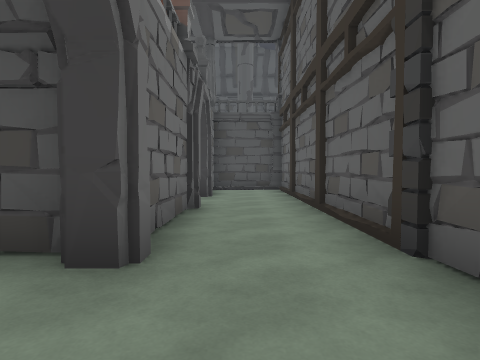
View 1 (above)

17 first-person views from a walk through a 3-D level made in the Unity game engine. The camera is 1.3 m above the floor, tilts 2° down and sees 80° across. Doors are open. The floor is counted in squares, 2 m on a side. Each view is taken from the middle of a square. On the plan, view 1 faces up. The plan holds only what a view shows up to about 9 squares ahead; the rest is blank. The place goes on beyond the plan.

View 2
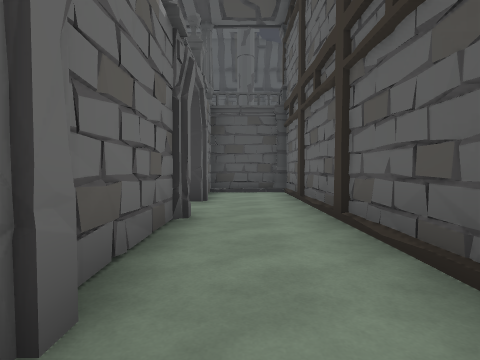

View 3
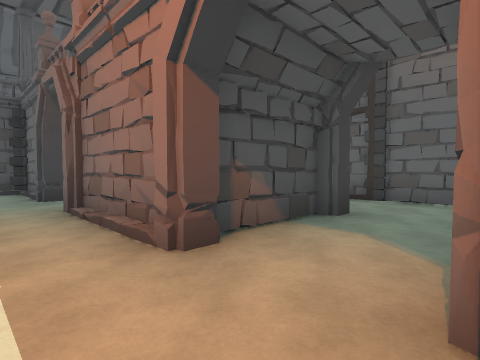

View 4
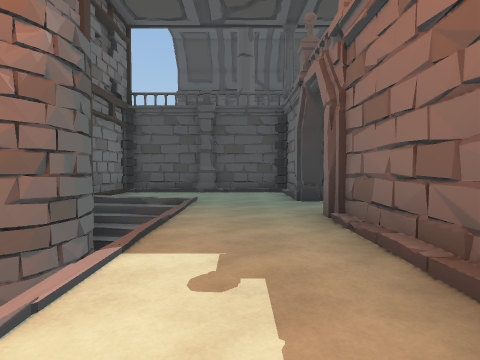

View 5
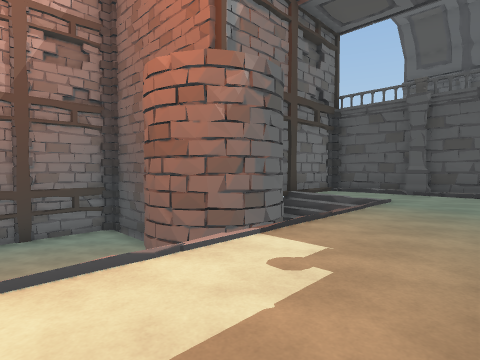

View 6
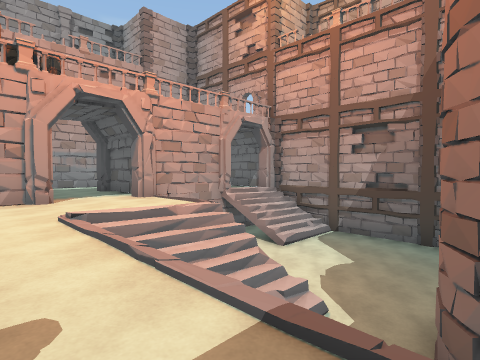

View 7
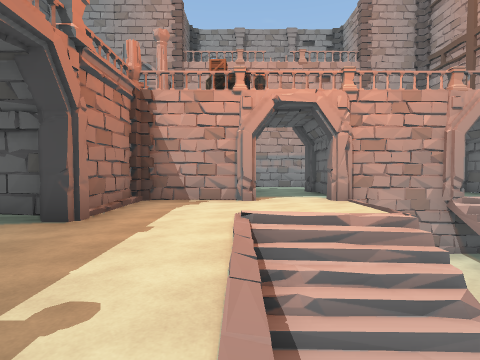

View 8
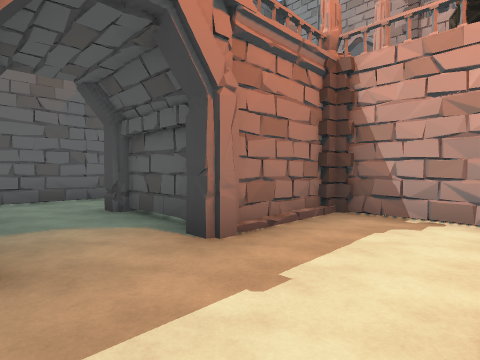

View 9
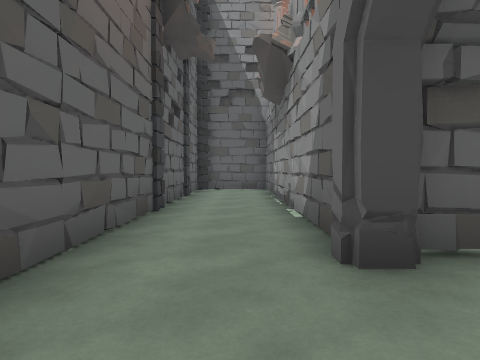

View 10
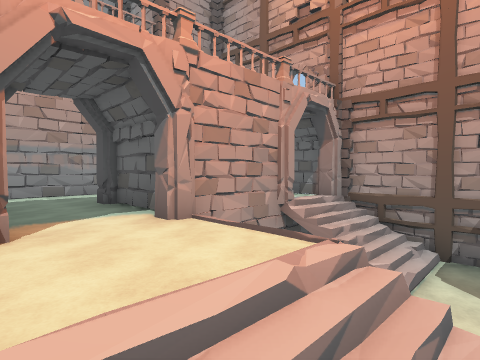

View 11
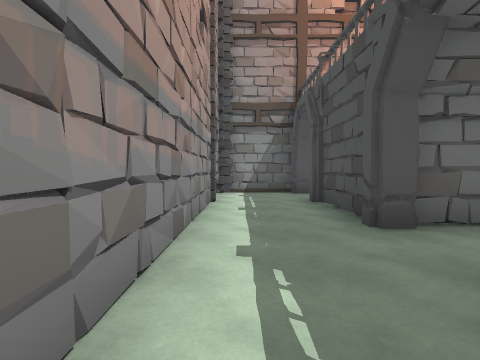

View 12
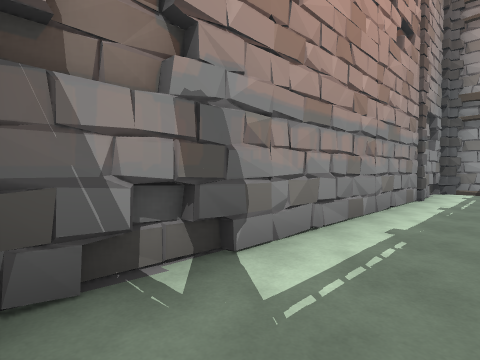

View 13
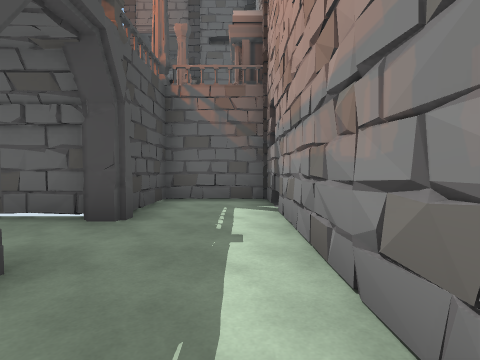

View 14
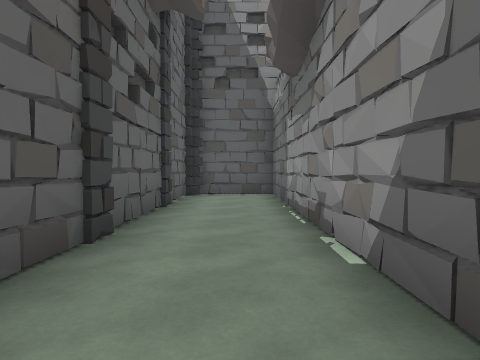

View 15
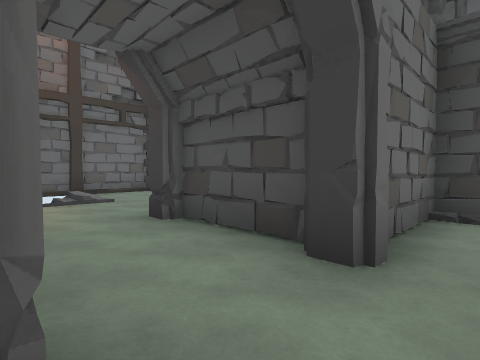

View 16
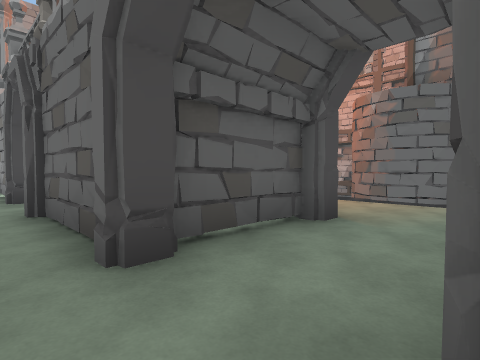

View 17
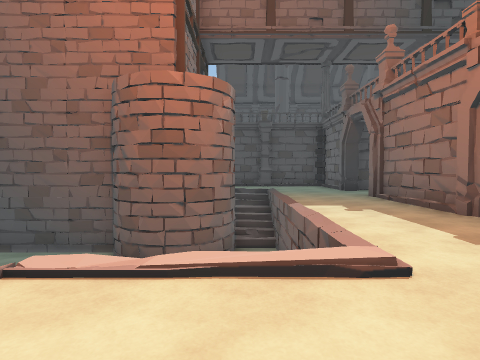

### Floor plan
Key: @ floor where view 1 was taken; # wall or solid block; . main floor; - floor 1.5 m lower than the main floor; _ floor 2.5 m lower than the main floor; / step, stairs or slope; = window, fence, low wall or low ledge; P pillar; O other object.
Columns run from 14 left of view 1 to 2 right of it. Each row starts with its distance up from view 1.
 10      ####### ##P
  9      #..P..# #..#
  8      #....####..#
  7      ##//.O..O..#
  6       ##/.......#
  5       ##/..##O..#
  4  #######///###..#
  3  #___## /.####..#
  2  #___ #//.O..O..#
  1  #___ =//.......#
  0  #_=   ///.##O@.#
 -1  #-#  ..../###..#
 -2  #/## ..../###..#
 -3  #/O##..O### #..#
 -4  #.  #..#    #..#
 -5 ##.O#O..O### #..#
 -6 #..........# #..#
 -7 #..........# #..#
 -8 ############ ####

Positions as (right, up) in squares from view 1, and headings:
1: (0, 0), facing up
2: (0, 1), facing up
3: (-5, 0), facing up-right
4: (-5, 1), facing up
5: (-4, 1), facing up-left
6: (-5, 4), facing down-left
7: (-6, 4), facing down
8: (-6, 2), facing down-right
9: (0, 2), facing down
10: (-6, 1), facing down-left
11: (-5, -7), facing left
12: (-4, -6), facing down-left
13: (-10, -7), facing right
14: (0, 0), facing down
15: (0, 5), facing up-left
16: (0, 7), facing down-left
17: (-7, -2), facing up
